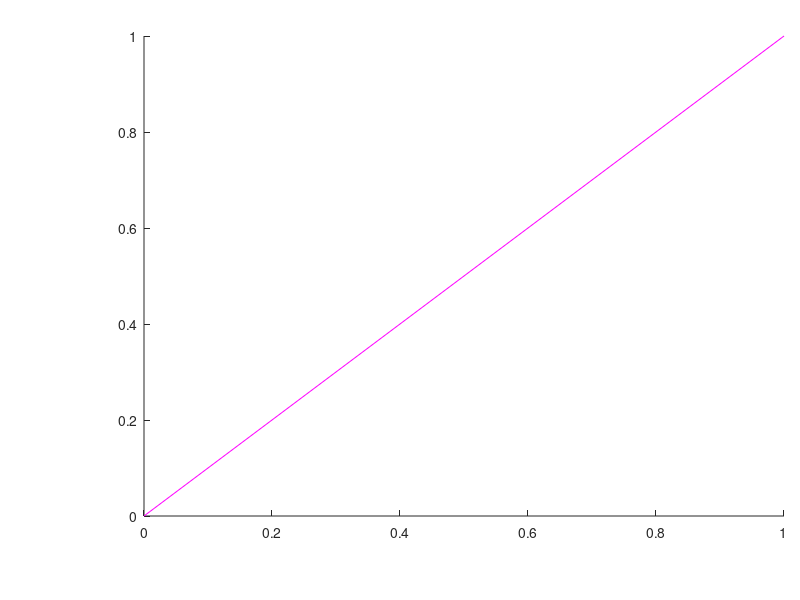

The MATLAB script that drew this image: (Note: this script raises an error after producing the figure.)
arrowscale= 0.3;
fs= 7;
icon_width= 2;
icon_height= 2;

name= 'PT1';
G= tf(1, [1 1]);


%% Step
[y, t]= step(G);

clf
axes('Position', [0.18 0.14 0.8 0.8])
hold on
plot([0 1], [0 1], 'm', 'LineWidth', 0.2)
yline(1, 'm', 'LineWidth', 0.2)
plot(t, y, 'b')

xlabel('$t$', 'Interpreter', 'latex', 'FontSize', fs)
ylabel('$h(t)$', 'Interpreter', 'latex', 'FontSize', fs)

set(gca, 'XTick', [])
set(gca, 'YTick', [])
set(gca, 'Box', 'off')

set(gcf, 'PaperSize', [icon_width icon_height])
set(gcf, 'PaperPosition', [0 0 get(gcf, 'PaperSize')])

[ax, ay]= annotCoords([0 1], [1 1]);
annotation('doublearrow', ax, ay, 'Head1Length', 10*arrowscale, 'Head1Width', 10*arrowscale, 'Head2Length', 10*arrowscale, 'Head2Width', 10*arrowscale, 'Color','red')
text(0.5, 1-0.05, '$T$', 'Color','red', 'FontSize', fs, 'Interpreter', 'latex', 'HorizontalAlignment', 'center', 'VerticalAlignment', 'top')

[ax, ay]= annotCoords([5 5], [0 1]);
annotation('doublearrow', ax, ay, 'Head1Length', 10*arrowscale, 'Head1Width', 10*arrowscale, 'Head2Length', 10*arrowscale, 'Head2Width', 10*arrowscale, 'Color','red')
text(5-0.3, 0.5, '$K$', 'Color','red', 'FontSize', fs, 'Interpreter', 'latex', 'HorizontalAlignment', 'right', 'VerticalAlignment', 'middle')

print(['IconStep_' name], '-dpdf', '-r300', '-vector')

%% Nyquist
[re, im]= nyquist(G);
re= squeeze(re);
im= squeeze(im);

clf
axes('Position', [0.18 0.1 0.8 0.8])
hold on
plot([1 1], [0 0.25], 'm', 'LineWidth', 0.2)
plot(1, 0, 'ro', 'MarkerSize', 3)
plot(re, im, 'b')

ylim([-0.7 0.3])
xlim([0 1])
set(gca, 'XAxisLocation', 'origin', 'YAxisLocation', 'origin')

xlabel('$\textrm{Re}$', 'Interpreter', 'latex', 'FontSize', fs, 'Position', [0.95 0.17], 'HorizontalAlignment', 'right')
ylabel('$\textrm{Im}$', 'Interpreter', 'latex', 'FontSize', fs, 'Position', [0 0.2])

set(gca, 'XTick', [])
set(gca, 'YTick', [])
set(gca, 'Box', 'off')

set(gcf, 'PaperSize', [icon_width icon_height])
set(gcf, 'PaperPosition', [0 0 get(gcf, 'PaperSize')])

[ax, ay]= annotCoords([0 1], [0.2 0.2]);
annotation('doublearrow', ax, ay, 'Head1Length', 10*arrowscale, 'Head1Width', 10*arrowscale, 'Head2Length', 10*arrowscale, 'Head2Width', 10*arrowscale, 'Color','red')
text(0.5, 0.2, '$K$', 'Color','red', 'FontSize', fs, 'Interpreter', 'latex', 'HorizontalAlignment', 'center', 'VerticalAlignment', 'bottom')
text(0.98, 0, '$\omega=0$', 'Color','red', 'FontSize', fs, 'Interpreter', 'latex', 'HorizontalAlignment', 'right', 'VerticalAlignment', 'top')

print(['IconNyquist_' name], '-dpdf', '-r300', '-vector')

%% Bode Amp
[A, phi, om]= bode(G*10);
A= 20*log10(squeeze(A));
phi= squeeze(phi);

clf
axes('Position', [0.2 0.1 0.78 0.8])
semilogx(om, om*0+20, 'm', 'LineWidth', 0.2)
hold on
semilogx([1 om(end)], [20 A(end)], 'r', 'LineWidth', 0.2)
semilogx([1 1], [0 20], 'r:', 'LineWidth', 0.2)
semilogx(om, A, 'b')
semilogx([1 om(end)], [20 A(end)], 'r', 'LineWidth', 0.2)

ylim([-20 20])
% xlim([0 1])
set(gca, 'XAxisLocation', 'origin')

xlabel('$\omega$', 'Interpreter', 'latex', 'FontSize', fs, 'Position', [om(end)*0.95 0], 'HorizontalAlignment', 'right', 'VerticalAlignment', 'top')
ylabel('$|G(s)|_{\textrm{dB}}$', 'Interpreter', 'latex', 'FontSize', fs) %, 'Position', [0 0.2])

set(gca, 'XTick', [])
set(gca, 'YTick', [])
set(gca, 'FontSize', fs)
set(gca, 'TickLabelInterpreter', 'latex')
set(gca, 'Box', 'off')

set(gcf, 'PaperSize', [icon_width icon_height])
set(gcf, 'PaperPosition', [0 0 get(gcf, 'PaperSize')])

[ax, ay]= annotCoords([20 20], [0 20]);
annotation('doublearrow', ax, ay, 'Head1Length', 10*arrowscale, 'Head1Width', 10*arrowscale, 'Head2Length', 10*arrowscale, 'Head2Width', 10*arrowscale, 'Color','red')
text(0.05, 10, '$K$', 'Color','red', 'FontSize', fs, 'Interpreter', 'latex', 'HorizontalAlignment', 'right', 'VerticalAlignment', 'middle')

text(50, -12, '$-20\ \textrm{dB/Dek}$', 'Color','red', 'FontSize', fs, 'Interpreter', 'latex', 'HorizontalAlignment', 'right', 'VerticalAlignment', 'top')
text(1, 0, '$1/T$', 'Color','red', 'FontSize', fs, 'Interpreter', 'latex', 'HorizontalAlignment', 'center', 'VerticalAlignment', 'top')

print(['IconBodeA_' name], '-dpdf', '-r300', '-vector')

%% Bode phi
clf
axes('Position', [0.2 0.1 0.78 0.8])
semilogx(om, om*0-90, 'm', 'LineWidth', 0.2)
hold on
semilogx(om, phi, 'b')
semilogx([1 1], [-55 0], 'r:', 'LineWidth', 0.2)
semilogx([1*0.7 1/0.7], [-45 -45], 'r', 'LineWidth', 0.2)

ylim([-90 20])
% xlim([0 1])
set(gca, 'XAxisLocation', 'origin')

xlabel('$\omega$', 'Interpreter', 'latex', 'FontSize', fs, 'Position', [om(end)*0.95 0], 'HorizontalAlignment', 'right', 'VerticalAlignment', 'top')
ylabel('$\angle G(s) / \circ$', 'Interpreter', 'latex', 'FontSize', fs, 'Position', [0.01 -45], 'HorizontalAlignment', 'center', 'VerticalAlignment', 'bottom')

set(gca, 'XTick', [])
set(gca, 'YTick', 0)
set(gca, 'FontSize', fs)
set(gca, 'TickLabelInterpreter', 'latex')
set(gca, 'Box', 'off')

set(gcf, 'PaperSize', [icon_width icon_height])
set(gcf, 'PaperPosition', [0 0 get(gcf, 'PaperSize')])

text(1, 0, '$1/T$', 'Color','red', 'FontSize', fs, 'Interpreter', 'latex', 'HorizontalAlignment', 'center', 'VerticalAlignment', 'bottom')
text(0.01, -90, '$-90$', 'Color','red', 'FontSize', fs, 'Interpreter', 'latex', 'HorizontalAlignment', 'right', 'VerticalAlignment', 'middle')

print(['IconBodeP_' name], '-dpdf', '-r300', '-vector')

%% Pole Zero
[p, z] = pzmap(G);

clf
axes('Position', [0.05 0.1 0.85 0.8])
plot([-1 -1], [0.05 0.5], 'm', 'LineWidth', 0.2)
hold on
plot(real(p), imag(p), 'xb')

ylim([-1 1])
xlim([-2 0.3])
set(gca, 'XAxisLocation', 'origin', 'YAxisLocation', 'origin')

xlabel('$\sigma$', 'Interpreter', 'latex', 'FontSize', fs, 'Position', [0.2 0], 'HorizontalAlignment', 'center')
ylabel('$\textrm{j}\omega$', 'Interpreter', 'latex', 'FontSize', fs, 'Position', [0 1], 'Rotation', 90)

set(gca, 'XTick', [])
set(gca, 'YTick', [])
set(gca, 'Box', 'off')

set(gcf, 'PaperSize', [icon_width icon_height])
set(gcf, 'PaperPosition', [0 0 get(gcf, 'PaperSize')])

[ax, ay]= annotCoords([-1 0], [0.4 0.4]);
annotation('doublearrow', ax, ay, 'Head1Length', 10*arrowscale, 'Head1Width', 10*arrowscale, 'Head2Length', 10*arrowscale, 'Head2Width', 10*arrowscale, 'Color','red')
text(-0.5, 0.4, '$1/T$', 'Color','red', 'FontSize', fs, 'Interpreter', 'latex', 'HorizontalAlignment', 'center', 'VerticalAlignment', 'bottom')

print(['IconPoleZero_' name], '-dpdf', '-r300', '-vector')